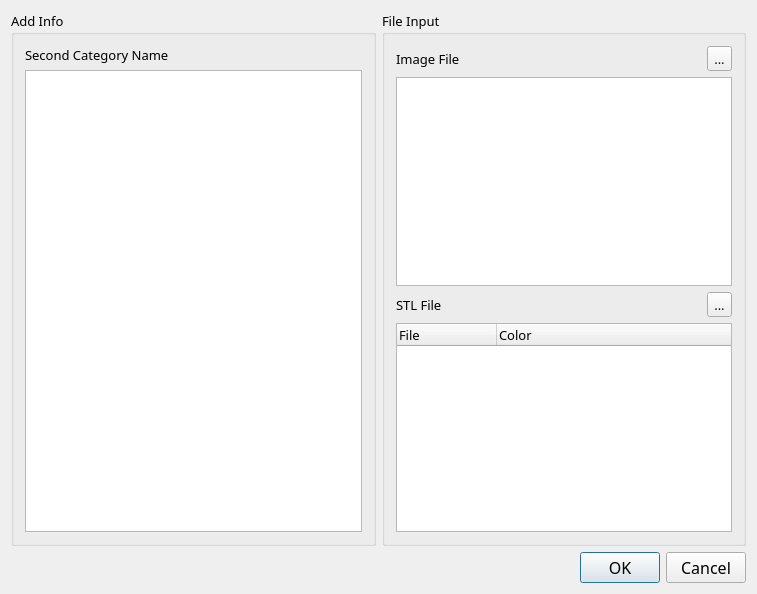
<?xml version="1.0" encoding="UTF-8"?>
<ui version="4.0">
 <class>AddLevel2InfoDlg</class>
 <widget class="QDialog" name="AddLevel2InfoDlg">
  <property name="geometry">
   <rect>
    <x>0</x>
    <y>0</y>
    <width>757</width>
    <height>594</height>
   </rect>
  </property>
  <property name="windowTitle">
   <string>Add Second Category</string>
  </property>
  <layout class="QVBoxLayout" name="verticalLayout_3">
   <item>
    <layout class="QHBoxLayout" name="horizontalLayout_5">
     <item>
      <widget class="QGroupBox" name="groupBox_2">
       <property name="font">
        <font>
         <family>微软雅黑</family>
         <pointsize>10</pointsize>
        </font>
       </property>
       <property name="title">
        <string>Add Info</string>
       </property>
       <layout class="QVBoxLayout" name="verticalLayout">
        <item>
         <widget class="QLabel" name="label">
          <property name="font">
           <font>
            <family>微软雅黑</family>
            <pointsize>10</pointsize>
           </font>
          </property>
          <property name="text">
           <string>Second Category Name</string>
          </property>
         </widget>
        </item>
        <item>
         <widget class="QPlainTextEdit" name="nameTextEdit">
          <property name="font">
           <font>
            <family>微软雅黑</family>
            <pointsize>10</pointsize>
           </font>
          </property>
         </widget>
        </item>
       </layout>
      </widget>
     </item>
     <item>
      <widget class="QGroupBox" name="groupBox">
       <property name="font">
        <font>
         <family>微软雅黑</family>
         <pointsize>10</pointsize>
        </font>
       </property>
       <property name="title">
        <string>File Input</string>
       </property>
       <layout class="QVBoxLayout" name="verticalLayout_2">
        <item>
         <layout class="QVBoxLayout" name="verticalLayout_6">
          <item>
           <layout class="QHBoxLayout" name="horizontalLayout">
            <item>
             <widget class="QLabel" name="label_3">
              <property name="font">
               <font>
                <family>微软雅黑</family>
                <pointsize>10</pointsize>
               </font>
              </property>
              <property name="text">
               <string>Image File</string>
              </property>
             </widget>
            </item>
            <item>
             <widget class="QToolButton" name="addPicBtn">
              <property name="text">
               <string>...</string>
              </property>
              <property name="icon">
               <iconset resource="medical3d.qrc">
                <normaloff>:/Medical3D/Icons/AddFile.png</normaloff>:/Medical3D/Icons/AddFile.png</iconset>
              </property>
              <property name="iconSize">
               <size>
                <width>32</width>
                <height>32</height>
               </size>
              </property>
             </widget>
            </item>
           </layout>
          </item>
         </layout>
        </item>
        <item>
         <widget class="QListWidget" name="picList"/>
        </item>
        <item>
         <layout class="QVBoxLayout" name="verticalLayout_4">
          <item>
           <layout class="QHBoxLayout" name="horizontalLayout_3">
            <item>
             <widget class="QLabel" name="label_5">
              <property name="font">
               <font>
                <family>微软雅黑</family>
                <pointsize>10</pointsize>
               </font>
              </property>
              <property name="text">
               <string>STL File</string>
              </property>
             </widget>
            </item>
            <item>
             <widget class="QToolButton" name="addSTLsBtn">
              <property name="text">
               <string>...</string>
              </property>
              <property name="icon">
               <iconset resource="medical3d.qrc">
                <normaloff>:/Medical3D/Icons/AddFile.png</normaloff>:/Medical3D/Icons/AddFile.png</iconset>
              </property>
              <property name="iconSize">
               <size>
                <width>32</width>
                <height>32</height>
               </size>
              </property>
             </widget>
            </item>
           </layout>
          </item>
         </layout>
        </item>
        <item>
         <widget class="QTreeWidget" name="STLsList">
          <column>
           <property name="text">
            <string>File</string>
           </property>
          </column>
          <column>
           <property name="text">
            <string>Color</string>
           </property>
          </column>
         </widget>
        </item>
       </layout>
      </widget>
     </item>
    </layout>
   </item>
   <item>
    <layout class="QHBoxLayout" name="horizontalLayout_6">
     <item>
      <spacer name="horizontalSpacer">
       <property name="orientation">
        <enum>Qt::Horizontal</enum>
       </property>
       <property name="sizeHint" stdset="0">
        <size>
         <width>168</width>
         <height>20</height>
        </size>
       </property>
      </spacer>
     </item>
     <item>
      <widget class="QPushButton" name="okBtn">
       <property name="font">
        <font>
         <family>微软雅黑</family>
         <pointsize>12</pointsize>
        </font>
       </property>
       <property name="text">
        <string>OK</string>
       </property>
      </widget>
     </item>
     <item>
      <widget class="QPushButton" name="cancelBtn">
       <property name="font">
        <font>
         <family>微软雅黑</family>
         <pointsize>12</pointsize>
        </font>
       </property>
       <property name="text">
        <string>Cancel</string>
       </property>
      </widget>
     </item>
    </layout>
   </item>
  </layout>
 </widget>
 <layoutdefault spacing="6" margin="11"/>
 <resources>
  <include location="medical3d.qrc"/>
 </resources>
 <connections/>
</ui>
